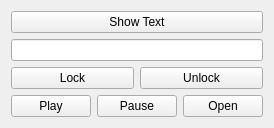
<?xml version="1.0" encoding="UTF-8"?>
<ui version="4.0">
 <class>Widget</class>
 <widget class="QWidget" name="Widget">
  <property name="geometry">
   <rect>
    <x>0</x>
    <y>0</y>
    <width>272</width>
    <height>106</height>
   </rect>
  </property>
  <property name="windowTitle">
   <string>Widget</string>
  </property>
  <layout class="QVBoxLayout" name="verticalLayout">
   <item>
    <widget class="QPushButton" name="pbshowtext">
     <property name="text">
      <string>Show Text</string>
     </property>
    </widget>
   </item>
   <item>
    <widget class="QLineEdit" name="lepwd">
     <property name="echoMode">
      <enum>QLineEdit::Password</enum>
     </property>
    </widget>
   </item>
   <item>
    <layout class="QHBoxLayout" name="horizontalLayout_2">
     <item>
      <widget class="QPushButton" name="pblock">
       <property name="text">
        <string>Lock</string>
       </property>
      </widget>
     </item>
     <item>
      <widget class="QPushButton" name="pbunlock">
       <property name="text">
        <string>Unlock</string>
       </property>
      </widget>
     </item>
    </layout>
   </item>
   <item>
    <layout class="QHBoxLayout" name="horizontalLayout">
     <item>
      <widget class="QPushButton" name="pbplay">
       <property name="text">
        <string>Play</string>
       </property>
      </widget>
     </item>
     <item>
      <widget class="QPushButton" name="pbpause">
       <property name="text">
        <string>Pause</string>
       </property>
      </widget>
     </item>
     <item>
      <widget class="QPushButton" name="pbopen">
       <property name="text">
        <string>Open</string>
       </property>
      </widget>
     </item>
    </layout>
   </item>
  </layout>
 </widget>
 <resources/>
 <connections/>
</ui>
